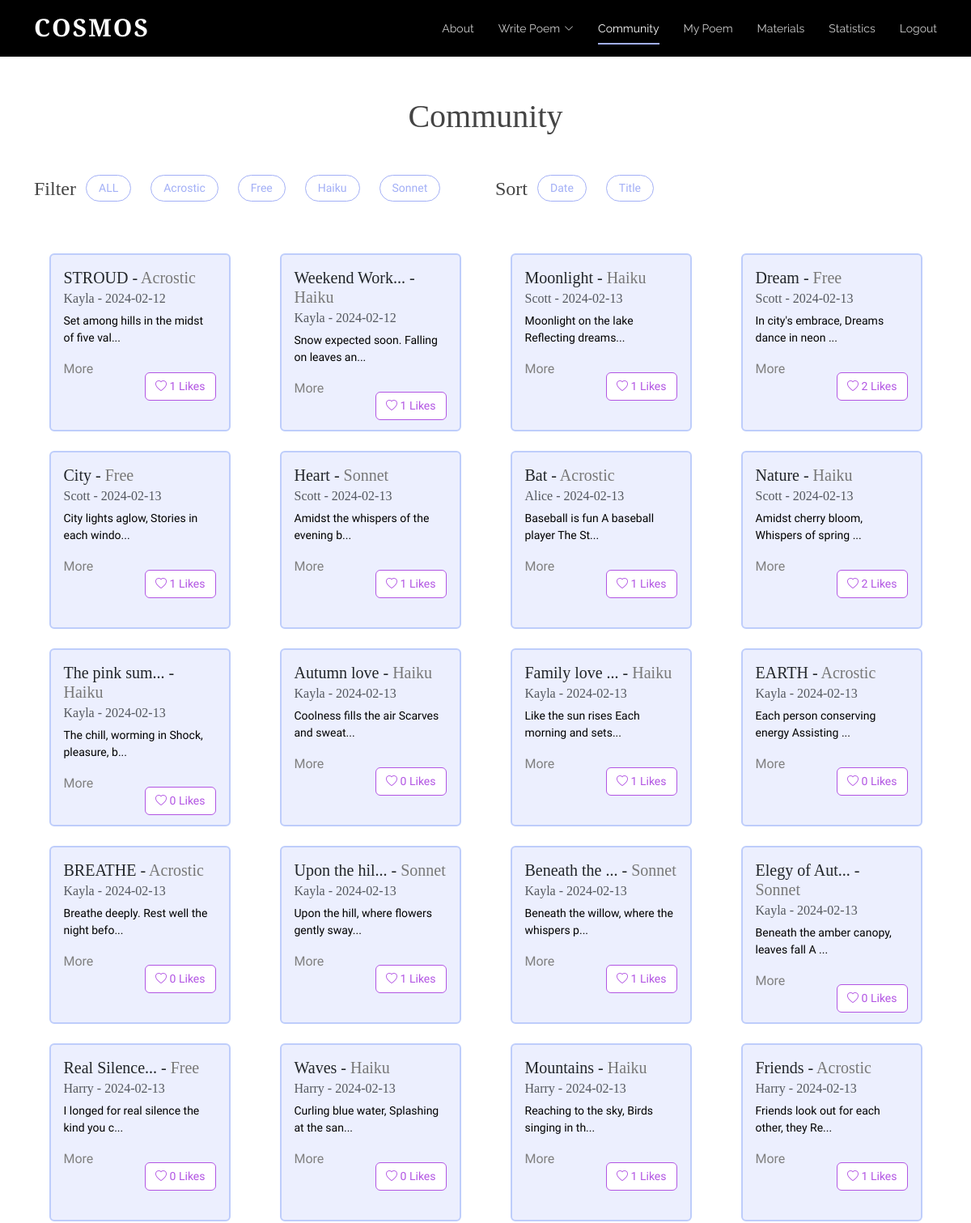
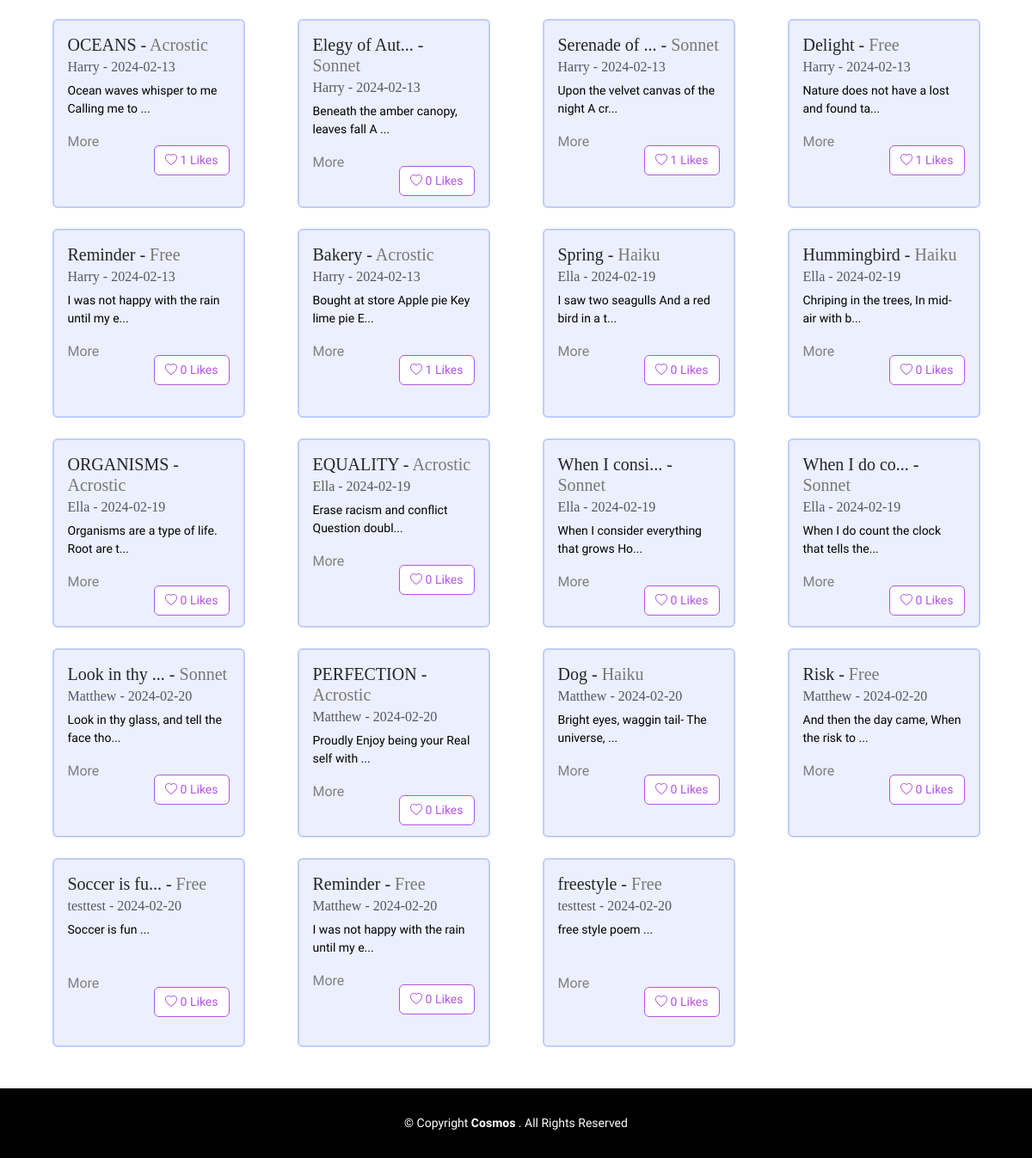
Screenshot of /board (signed in) with the database file from the repository (2 pictures, top to bottom).
### tables this page shows
CREATE TABLE "Poem" (
	"username"	TEXT,
	"content"	TEXT,
	"date"	TEXT,
	"title"	TEXT,
	"type"	TEXT
, "id"	INTEGER, "numLikes"	INTEGER, "sentiment"	INTEGER);

### app.py (the view)
@app.route("/board", methods=['GET', 'POST'])
def board():
	isLogin = False
	if request.method == "POST":
		pass
	else:
		isLogin = True
		conn = sqlite3.connect('static/database.db')
		cursor = conn.cursor()
		query = """
			SELECT P.username, P.content, P.date, P.title, P.type,P.id, P.numLikes,
				   COALESCE(L.liked, 0) AS liked
			FROM Poem P
			LEFT JOIN Likes L ON P.id = L.poem_id AND L.username = ?
		"""
		cursor.execute(query, (session.get("username"),))
		rows = cursor.fetchall()
		num_poems = len(rows)
		usernames = []  # ["scott", "alice"]
		contents = []  # ["poem...", "poem2..."]
		dates = []  # ["2023-12-12", "2022-10-10"]
		titles = []
		types = []
		likes = []
		ids = []
		num_likes = []
		for row in rows:
			usernames.append(row[0])
			contents.append(row[1])
			dates.append(row[2])
			titles.append(row[3])
			types.append(row[4].title())
			likes.append(row[7])
			num_likes.append(row[6])
			ids.append(row[5])
		print(likes)
		print(ids)
		print("AAAAA",num_poems)
		if "username" not in session:
			isLogin = False
			return redirect(url_for('login'))
		else:
			isLogin = True
		return render_template('board.html',ids=ids, usernames=usernames, contents=contents,
							   dates=dates, titles=titles, types=types, liked_status=likes,
							   num_poems=num_poems, num_likes = num_likes,isLogin=isLogin)

### templates/board.html (shortened to what this page needs)
<!DOCTYPE html>
<html lang="en">
  <head>
    <link href="../static/vendor/aos/aos.css" rel="stylesheet">
    <link href="../static/vendor/bootstrap/css/bootstrap.min.css" rel="stylesheet">
    <link href="../static/vendor/bootstrap-icons/bootstrap-icons.css" rel="stylesheet">
    <link href="../static/vendor/boxicons/css/boxicons.min.css" rel="stylesheet">
    <link href="../static/vendor/glightbox/css/glightbox.min.css" rel="stylesheet">
    <link href="../static/vendor/swiper/swiper-bundle.min.css" rel="stylesheet">
    <link href="../static/css/style.css" rel="stylesheet">
  </head>
<body class="d-flex flex-column min-vh-100">
      <header id="header" class="fixed-top d-flex align-items-center">
        <div class="container d-flex justify-content-between">
          <div class="logo">
            <h1><a href="{{url_for('index')}}">Cosmos
</a></h1>
          </div>
          <nav id="navbar" class="navbar">
        <ul>
          <li><a class="nav-link scrollto" href="{{url_for('index')}}#about">About</a></li>
          <li class="dropdown"><a href="{{url_for('bwrite')}}"><span>Write Poem</span> <i class="bi bi-chevron-down"></i></a>
          </li>
          <li><a class="nav-link scrollto active" href="{{url_for('board')}}">Community</a></li>
                      <li><a class="nav-link scrollto" href="{{url_for('mypage')}}">My Poem</a></li>
          <li><a class="nav-link scrollto" href="{{url_for('tube')}}">Materials</a></li>
          <li><a class="nav-link scrollto" href="{{url_for('statistics')}}">Statistics</a></li>
          {% if isLogin %}
            <li><a class="nav-link scrollto" href="{{url_for('logout')}}">Logout</a></li>
          {% else %}
            <li><a class="nav-link scrollto" href="{{url_for('login')}}">Login</a></li>
          {% endif %}
        </ul>
          </nav>
        </div>
      </header>
  <main class="flex-grow-1">
        <div class="container board-top">
          <h1 class="mb-5 text-center">Community</h1>
          <div class="row mb-4">
            <div class="col-lg-6 d-flex">
                <h4>Filter </h4>
                <ul class="poem-filters">
                  <span class="minor"><li data-filter = "*">ALL</li></span>
                    <li data-filter = ".filter-Acrostic">Acrostic</li>
                    <li data-filter = ".filter-Free">Free</li>
                  <li data-filter = ".filter-Haiku">Haiku</li>
                  <li data-filter = ".filter-Sonnet">Sonnet</li>
                </ul>
            </div>
            <div class="col-lg-6 d-flex">
                <h4>Sort </h4>
                <ul class="poem-filters">
                    <li class="sorting" data-sort-by ="date">Date</li>
                    <li class="sorting"  data-sort-by ="title">Title</li>
                </ul>
            </div>
          </div>
          <div class="row poem-container">
            {% for i in range(num_poems) %}
              {% if i < 4 %}
                <div class="col-md-6 col-lg-3 poem-item filter-{{types[i]}} mt-3 mt-md-4" data-title="{{titles[i]}}" data-date="{{dates[i][0:10]}}" data-type="{{types[i]}}"data-poem-id="{{ ids[i] }}">
              {% else %}
                <div class="col-md-6 col-lg-3 poem-item filter-{{types[i]}} mt-3 mt-md-4 mt-lg-4"data-title="{{titles[i]}}"  data-date="{{ dates[i][0:10]}}" data-type="{{types[i]}}"data-poem-id="{{ ids[i] }}">
              {% endif %}
              <div class="card poem-card mx-auto" style="width: 18rem;">
                <div class="card-body">
                    {% if titles[i]|length < 12 %}
                  <h5 class="card-title"><span class="title">{{titles[i]}}</span> - <span class="board-poemtype type">{{types[i]}}</span></h5>
                    {% else %}
                                      <h5 class="card-title"><span class="title">{{titles[i][0:12]}}...</span> - <span class="board-poemtype type">{{types[i]}}</span></h5>
                    {% endif %}
                  <h6 class="card-subtitle mb-2 text-muted">{{usernames[i]}} - <span class="date">{{dates[i][0:10]}}</span></h6>
                            {% if contents[i][:45]|length < 25 %}
                          <p class="card-text mytext">{{contents[i][0:40]}} ...</p>
                    <br>
                            {% else %}
                             <p class="card-text mytext">{{contents[i][0:40]}}...</p>
                            {% endif %}
                <div class="d-flex justify-content-between">
                  <a class="card-link" data-bs-toggle="modal" data-bs-target="#poemModal" data-poem-id="{{ ids[i] }}" data-title="{{titles[i]}}" data-type="{{types[i]}}" data-username="{{usernames[i]}}" data-date="{{dates[i][0:10]}}" data-content="{{contents[i]}}">
  More
</a>
                    {% if liked_status[i] == 1 %}
                  <div class="text-right">
                    <button class="mt-3 btn btn-outline-danger like-button really-like" data-poem-id="{{ ids[i] }}" data-username="{{ usernames[i] }}" data-liked="{{ liked_status[i] }}">
      <i class="bi bi-heart-fill"></i> <span class="like-count">{{ num_likes[i] }}</span> Likes
                    </button>
                  </div>
                    {%else %}
                                      <div class="text-right">
                    <button class="mt-3 btn btn-outline-danger like-button" data-poem-id="{{ ids[i] }}" data-username="{{ usernames[i] }}" data-liked="{{ liked_status[i] }}">
      <i class="bi bi-heart"></i> <span class="like-count">{{ num_likes[i] }}</span> Likes
                    </button>
                  </div>
                    {% endif %}
                </div>
                </div>
              </div>
            </div>
            {% endfor %}
          </div>
        </div>
      </main>
  <footer id="footer" class="mt-5">
    <div class="container">
      <div class="copyright">
        &copy; Copyright <strong><span>Cosmos
</span></strong>. All Rights Reserved
      </div>
    </div>
  </footer>
  </body>
</html>

### static/css/style.css (style rules this page uses)
html, body { font-family: 'Nanum Myeongjo', serif !important; }
body { color: #444444; }
a { color: #1bac91; text-decoration: none; }
h1, h2, h3, h4, h5, h6 { font-family: 'Cormorant Garamond', serif; }
#header { height: 70px; transition: all 0.5s; z-index: 997; background: #000; }
#header .logo h1 { font-size: 30px; margin: 0; padding: 6px 0; line-height: 1; font-weight: 700; letter-spacing: 2px; text-transform: uppercase; }
#header .logo h1 a, #header .logo h1 a:hover { color: #fff; text-decoration: none; }
.navbar { padding: 0; }
.navbar ul { margin: 0; padding: 0; display: flex; list-style: none; align-items: center; }
.navbar li { position: relative; }
.navbar>ul>li+li { margin-left: 30px; }
.navbar a, .navbar a:focus { display: flex; align-items: center; justify-content: space-between; padding: 12px 0; font-size: 14px; font-family: "Raleway", sans-serif; color: rgba(255, 255, 255, 0.8); white-space: nowrap; transition: 0.3s; position: relative; }
.navbar a i, .navbar a:focus i { font-size: 12px; line-height: 0; margin-left: 5px; }
.navbar>ul>li>a:before { content: ""; position: absolute; width: 100%; height: 2px; bottom: 3px; left: 0; background-color: #A2AFF6; visibility: hidden; width: 0px; transition: all 0.3s ease-in-out 0s; }
.navbar a:hover:before, .navbar li:hover>a:before, .navbar .active:before { visibility: visible; width: 100%; }
.navbar a:hover, .navbar .active, .navbar .active:focus, .navbar li:hover>a { color: #fff; }
#footer { background: black; padding: 0 0 30px 0; color: #fff; font-size: 14px; }
#footer .copyright { text-align: center; padding-top: 30px; }
body p { color: black; font-family: 'Nanum Myeongjo', serif; }
body a { color: gray; }
body { margin: 0; }
.board-top { margin-top: 120px; }
.board-poemtype { color:#787878; }
.poem-filters { list-style: none; margin-left: -20px; }
.board-top h4 { margin-top: 3px; }
.poem-filters li { cursor: pointer; font-size: 14px; display: inline-block; background: white; border: 1px solid #A2AFF6; padding: 5px 15px 5px 15px; border-radius: 50px; margin-right: 20px; color: #A2AFF6; font-weight: 500; }
.card-link { cursor:pointer }
.like-button { font-size:14px; }
.btn-outline-danger { background-color:white !important; color:#B255E3 !important; border:1px solid #B255E3 !important; }
.poem-card { width: 17rem !important; height: 220px; background-color:#ECEFFE; border: 2px solid #BECDFB; transition: transform 0.3s ease-in-out; }
@media (max-width: 1200px) { .mytext { font-size:14px !important; } }
@media (max-width: 1200px) { .poem-card { width:14rem !important; } }

### rows the page displays
Poem: title "STROUD", username "Kayla", date "2024-02-12", content "Set among hills in the midst of five val"
Poem: title "Weekend Work", username "Kayla", date "2024-02-12", content "Snow expected soon. Falling on leaves an"
Poem: title "Moonlight", username "Scott", date "2024-02-13", content "Moonlight on the lake Reflecting dreams"
Poem: title "Dream", type "Free", username "Scott", date "2024-02-13", content "In city's embrace, Dreams dance in neon", numLikes "2"
Poem: title "City", username "Scott", date "2024-02-13", content "City lights aglow, Stories in each windo"
Poem: title "Heart", username "Scott", date "2024-02-13", content "Amidst the whispers of the evening b"
Poem: title "Bat", username "Alice", date "2024-02-13", content "Baseball is fun A baseball player The St"
Poem: title "Nature", type "Haiku", username "Scott", date "2024-02-13", content "Amidst cherry bloom, Whispers of spring", numLikes "2"
Poem: title "The pink sum", username "Kayla", date "2024-02-13", content "The chill, worming in Shock, pleasure, b"
Poem: title "Autumn love", username "Kayla", date "2024-02-13", content "Coolness fills the air Scarves and sweat"
Poem: title "Family love", username "Kayla", date "2024-02-13", content "Like the sun rises Each morning and sets"
Poem: title "EARTH", username "Kayla", date "2024-02-13", content "Each person conserving energy Assisting"
Poem: title "BREATHE", username "Kayla", date "2024-02-13", content "Breathe deeply. Rest well the night befo"
Poem: title "Upon the hil", username "Kayla", date "2024-02-13", content "Upon the hill, where flowers gently sway"
Poem: title "Beneath the", username "Kayla", date "2024-02-13", content "Beneath the willow, where the whispers p"
Poem: title "Elegy of Aut", username "Kayla", date "2024-02-13", content "Beneath the amber canopy, leaves fall A"
Poem: title "Real Silence", username "Harry", date "2024-02-13", content "I longed for real silence the kind you c"
Poem: title "Waves", username "Harry", date "2024-02-13", content "Curling blue water, Splashing at the san"
Poem: title "Mountains", username "Harry", date "2024-02-13", content "Reaching to the sky, Birds singing in th"
Poem: title "Friends", username "Harry", date "2024-02-13", content "Friends look out for each other, they Re"
Poem: title "OCEANS", username "Harry", date "2024-02-13", content "Ocean waves whisper to me Calling me to"
Poem: title "Elegy of Aut", username "Harry", date "2024-02-13", content "Beneath the amber canopy, leaves fall A"
Poem: title "Serenade of", username "Harry", date "2024-02-13", content "Upon the velvet canvas of the night A cr"
Poem: title "Delight", username "Harry", date "2024-02-13", content "Nature does not have a lost and found ta"
Poem: title "Reminder", username "Harry", date "2024-02-13", content "I was not happy with the rain until my e"
Poem: title "Bakery", username "Harry", date "2024-02-13", content "Bought at store Apple pie Key lime pie E"
Poem: title "Spring", username "Ella", date "2024-02-19", content "I saw two seagulls And a red bird in a t"
Poem: title "Hummingbird", username "Ella", date "2024-02-19", content "Chriping in the trees, In mid-air with b"
Poem: title "ORGANISMS", username "Ella", date "2024-02-19", content "Organisms are a type of life. Root are t"
Poem: title "EQUALITY", username "Ella", date "2024-02-19", content "Erase racism and conflict Question doubl"
Poem: title "When I consi", username "Ella", date "2024-02-19", content "When I consider everything that grows Ho"
Poem: title "When I do co", username "Ella", date "2024-02-19", content "When I do count the clock that tells the"
Poem: title "Look in thy", username "Matthew", date "2024-02-20", content "Look in thy glass, and tell the face tho"
Poem: title "PERFECTION", username "Matthew", date "2024-02-20", content "Proudly Enjoy being your Real self with"
Poem: title "Dog", username "Matthew", date "2024-02-20", content "Bright eyes, waggin tail- The universe,"
Poem: title "Risk", username "Matthew", date "2024-02-20", content "And then the day came, When the risk to"
Poem: title "Soccer is fu", username "testtest", date "2024-02-20", content "Soccer is fun"
Poem: title "Reminder", username "Matthew", date "2024-02-20", content "I was not happy with the rain until my e"
Poem: title "freestyle", username "testtest", date "2024-02-20", content "free style poem"

### other values shown
{{ types[i] }} "Acrostic" "Haiku" "Free" "Sonnet" "Acrostic" "Haiku" "Acrostic" "Acrostic" "Haiku" "Haiku" "Acrostic" "Acrostic" "Free" "Free" "Acrostic" "Haiku" "Haiku" "Acrostic" "Acrostic" "Acrostic" "Haiku" "Free" "Free" "Free"
{{ num_likes[i] }} "1" "1" "1" "1" "1" "1" "0" "0" "1" "0" "0" "1" "1" "0" "0" "0" "1" "1" "1" "0" "1" "1" "0" "1" "0" "0" "0" "0" "0" "0" "0" "0" "0" "0" "0" "0" "0"
{{ types[i] }} "Haiku" "Haiku" "Haiku" "Sonnet" "Sonnet" "Sonnet" "Free" "Sonnet" "Sonnet" "Sonnet" "Sonnet" "Sonnet" "Free"
